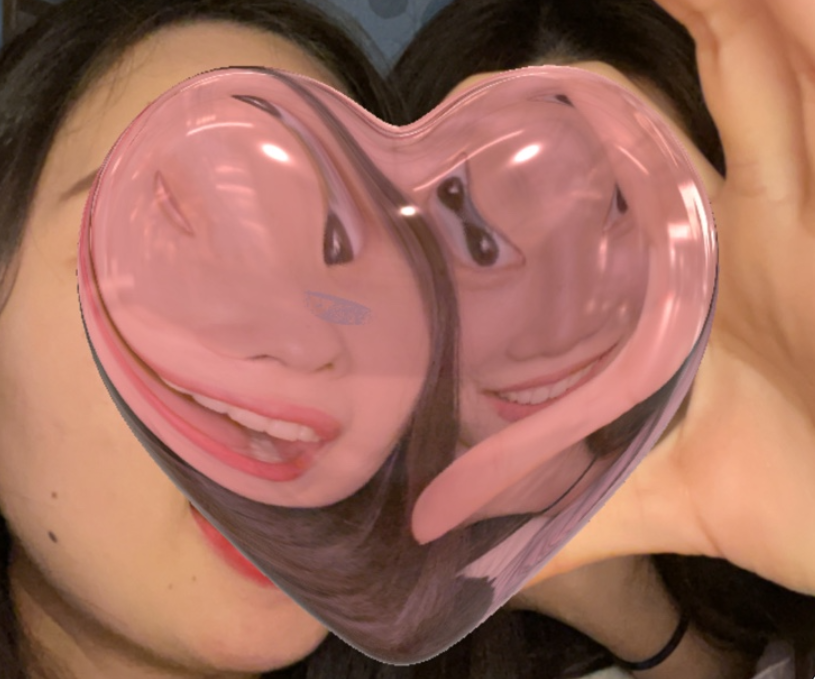
#> input picture computervision/comhh.PNG, 815 x 679 px, found by its file name
$ python report3.py
#> lines starting #> are read from the running program, lines starting #| are printed output that depends on the picture; long printed decimals are rounded
import cv2
import math
import numpy as np
from skimage.metrics import *
imgfile='comhh.png'

img=cv2.imread(imgfile, cv2.IMREAD_COLOR)
#> img is the input picture: shape (679, 815, 3); mean B, G, R 93.1, 107.5, 158.9
r,g,b= cv2.split(img)
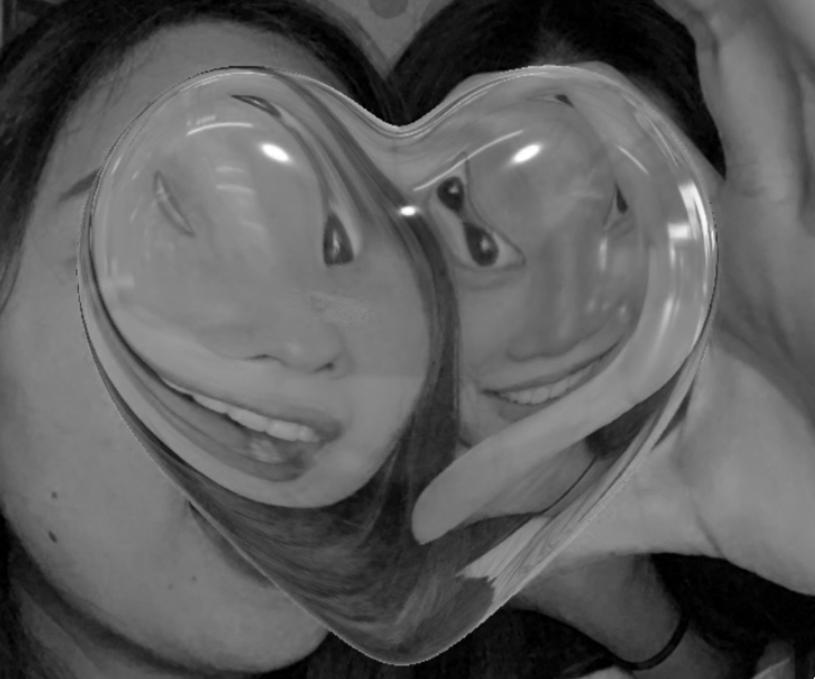
#> r: shape (679, 815); min 0, max 255, mean 93.1
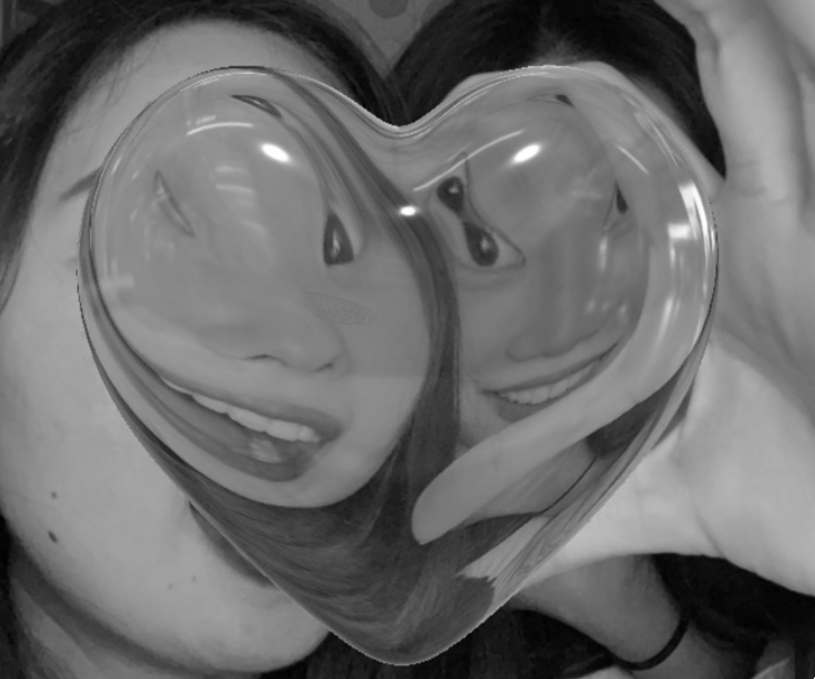
#> g: shape (679, 815); min 0, max 255, mean 107.5
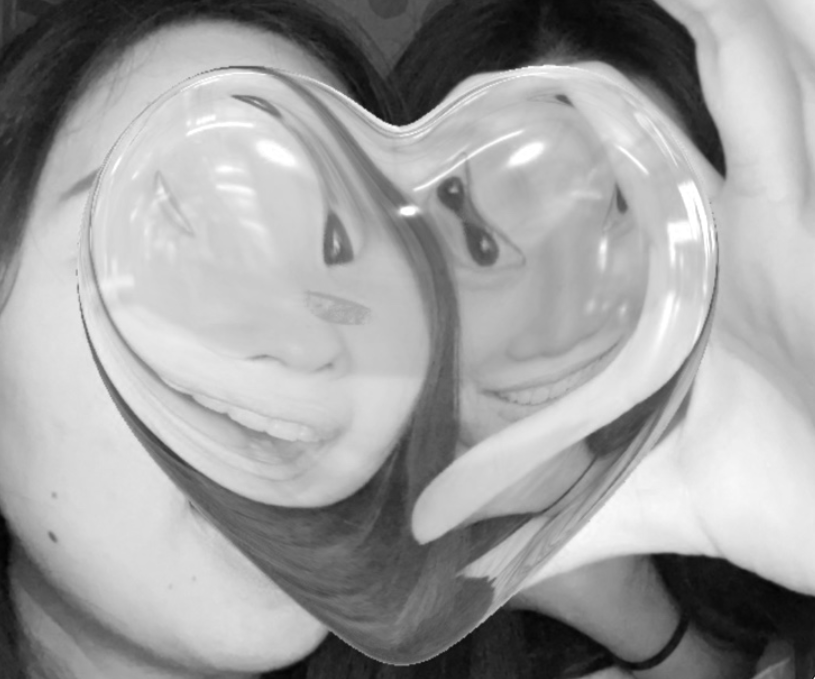
#> b: shape (679, 815); min 2, max 255, mean 158.9
#함수 이용 변환
rgbtoycc=cv2.cvtColor(img, cv2.COLOR_BGR2YCrCb)
#> rgbtoycc: shape (679, 815, 3); mean of channels 0, 1, 2 121.2, 154.9, 112.1
img2=cv2.cvtColor(rgbtoycc, cv2.COLOR_YCrCb2BGR)
r2, g2, b2 = cv2.split(img2)
#func_pnsr=peak_signal_noise_ratio(img,img2)

func_pnsr=cv2.PSNR(img,img2)
#> func_pnsr = 54.11

def psnr(ori_img,make_img):
    # 원본과 복원 파일 각 rgb 원소 차이
    mse_r = np.mean((r - r2) ** 2)
#> mse_r = 0.295
    mse_g = np.mean((g - g2) ** 2)
#> mse_g = 0.243
    mse_b = np.mean((b - b2) ** 2)
#> mse_b = 0.219

    mse_t=mse_r+mse_b+mse_g #각 필터의 mse합
#> mse_t = 0.757
    if mse_t ==0: #오차가 없으면
        return 100  #품질이 좋은 PSNR
    else:
        return 10*math.log10((255**2)/mse_t)

make_psnr=psnr(img,img2)
#> make_psnr = 49.34
print("함수 사용 PSNR",func_pnsr)
#| 함수 사용 PSNR 54.109
print("계산한 PSNR",make_psnr)
#| 계산한 PSNR 49.337

print("오차",func_pnsr-make_psnr)
#| 오차 4.771

$ run again, with computervision/aaa.PNG copied over computervision/comhh.PNG
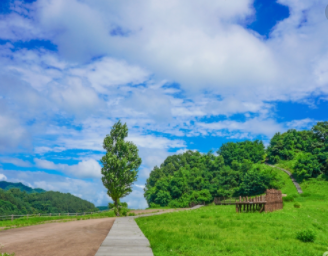
#> input picture computervision/aaa.PNG, 328 x 256 px, found by its file name
#> img is the input picture: shape (256, 328, 3); mean B, G, R 158.4, 154.3, 116.5
#> `r,g,b= cv2.split(img)`:
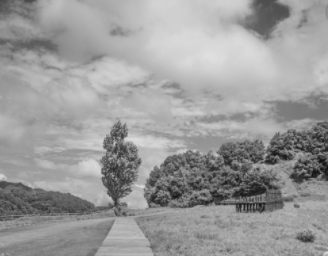
#> g: shape (256, 328); min 18, max 224, mean 154.3
#> `r,g,b= cv2.split(img)`:
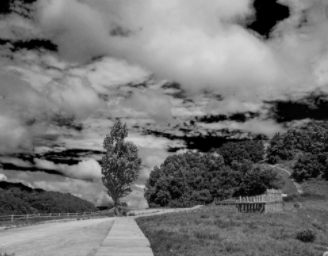
#> b: shape (256, 328); min 0, max 215, mean 116.5
#> rgbtoycc: shape (256, 328, 3); mean of channels 0, 1, 2 143.5, 108.7, 136.4
#> func_pnsr = 52.42
#> mse_r = 0.435
#> mse_g = 0.407
#> mse_b = 0.275
#> mse_t = 1.12
#> make_psnr = 47.65
#| 함수 사용 PSNR 52.422
#| 계산한 PSNR 47.650
#| 오차 4.771

$ run again, with computervision/b.PNG copied over computervision/comhh.PNG
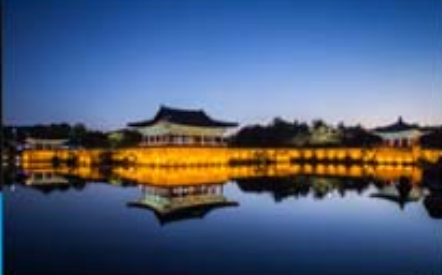
#> input picture computervision/b.PNG, 442 x 275 px, found by its file name
#> img is the input picture: shape (275, 442, 3); mean B, G, R 120.2, 92.8, 77.9
#> `r,g,b= cv2.split(img)`:
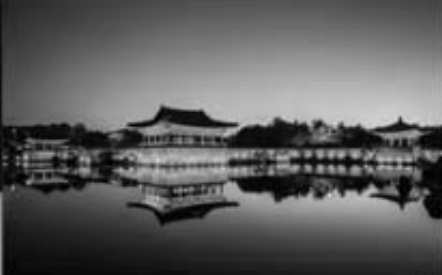
#> g: shape (275, 442); min 0, max 215, mean 92.8
#> `r,g,b= cv2.split(img)`:
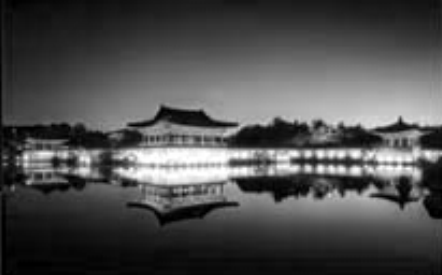
#> b: shape (275, 442); min 0, max 255, mean 77.9
#> rgbtoycc: shape (275, 442, 3); mean of channels 0, 1, 2 91.5, 118.3, 144.2
#> func_pnsr = 53.62
#> mse_r = 0.346
#> mse_g = 0.31
#> mse_b = 0.192
#> mse_t = 0.848
#> make_psnr = 48.84
#| 함수 사용 PSNR 53.616
#| 계산한 PSNR 48.845
#| 오차 4.771
